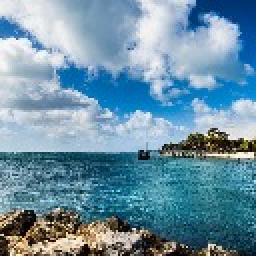
#> input picture 4.Time To First Spike Encoding/view1.jpg, 128 x 128 px (shown 2 times larger)
$ jupyter execute main.ipynb
#> lines starting #> are read from the running program, lines starting #| are printed output that depends on the picture
<h1 align=center style="line-height:200%;font-family:vazir;color:#0099cc">
<font face="vazir" color="#0099cc">
:پروژه ی چهارم
</font>
</h1>
<h1 align=center style="line-height:200%;font-family:vazir;color:#0099cc">
<font face="vazir" color="#0099cc">
کدگذاری عکس
</font>
</h1>
<p dir=rtl style="direction: rtl;text-align: right;line-height:200%;font-family:vazir;font-size:medium">
<font face="vazir" size=4 color="orange">
  عرشیا ربیعی

</font>
</p>
<p dir=rtl style="direction: rtl;text-align: right;line-height:200%;font-family:vazir;font-size:medium">
<font face="vazir" size=4 color="orange">
۶۱۰۳۹۸۱۲۵

</font>
</p>

[cell 1]
import matplotlib.pyplot as plt
import numpy as np
import matplotlib.image as mpimg

[cell 2]
#constants
INFINITY = 1e9
TIME_INTERVAL = 1000

[cell 3]
def rgb2gray(rgb):
    #converts rgb image into gray image
    return np.dot(rgb[...,:3], [0.299, 0.587, 0.144])

[cell 4]
img_rgb = mpimg.imread('view1.jpg')
#> img_rgb is the input picture: shape (128, 128, 3); mean R, G, B 109, 145.8, 165.7
img_gray = rgb2gray(img_rgb)
#> in rgb2gray, `return np.dot(rgb[...,:3], [0.299, 0.587, 0.144])`:
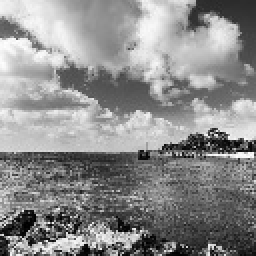
#> returned value: shape (128, 128) float64 (shown 2 times larger); min 0.72, max 257.7, mean 142; drawn with min black and max white
img_gray = img_gray.astype(int)
plt.imshow(img_gray, cmap='gray');

[cell 5]
img_gray

[cell 6]
img_normalized = img_gray / 255.0
tmp = img_normalized*1000
img_normalized = tmp.astype(int) / 1000.0
img_normalized

[cell 7]
img_copy = img_normalized.copy()
ttfs = []
i = 0
ttfs.append(np.zeros((img_normalized.shape[0] , img_normalized.shape[1])))
while img_copy.max() != -INFINITY:
    tmp_max = img_copy.max()
    flat_max_index = img_copy.argmax()
    j = flat_max_index // img_copy.shape[1]
    k = flat_max_index % img_copy.shape[0]
    ttfs[i][j , k] = 1
    img_copy[j,k] = -INFINITY
    if tmp_max != img_copy.max():
        ttfs.append(np.zeros((img_copy.shape[0] , img_copy.shape[1])))
        i += 1
#> this loop made 16384 passes
#> (tmp_max, flat_max_index, j, k) on passes 1 to 12: (1.01, 2690, 21, 2), (1.01, 2946, 23, 2), (1.01, 8818, 68, 114), (1.01, 10102, 78, 118), (1.01, 10108, 78, 124), (1, 2568, 20, 8), (1, 2691, 21, 3), (1, 3969, 31, 1), (1, 3604, 28, 20), (1, 9964, 77, 108), (0.996, 2564, 20, 4), (0.996, 2569, 20, 9)
#> img_copy: shape (128, 128) float64; every value is -1e+09
#> after the loop, i = 258; ttfs = 259 items
ttfs = np.array(ttfs)
ttfs

[cell 8]
time_to_first_spike = TIME_INTERVAL - (tmp * TIME_INTERVAL)
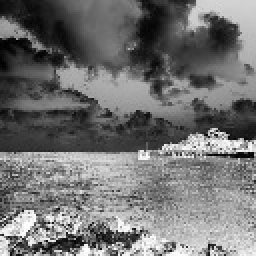
#> time_to_first_spike: shape (128, 128) float64 (shown 2 times larger); min -1006843.1, max 1000, mean -553965.4; drawn with min black and max white
time_to_first_spike.shape
time_to_first_spike.reshape(1,128*128)

[cell 9]
def scatter_array(ttfs):
    ttfs_reshape = ttfs.reshape(ttfs.shape[0] , ttfs.shape[1] * ttfs.shape[2])
    x = []
    y = []
    for i in range(ttfs_reshape.shape[0]):
        for j in range(ttfs_reshape.shape[1]):
            if ttfs_reshape[i , j] == 1:
                x.append(i)
                y.append(j)
#> after the loop, x = 16384 values from 0 to 257
    return x , y

[cell 10]
x , y = scatter_array(ttfs)
#> x = 16384 values from 0 to 257; y = 16384 values, max 16383 at index 16108, min 0 at index 451, mean 8191.5
fig , ax = plt.subplots(1, figsize=(20, 8))
ax.scatter(x , y , s = 8 , color = 'orange')
fig.suptitle('Spikes Raster plot')
ax.set_xlabel('Time[ms]')
ax.set_ylabel('Neuron No.');
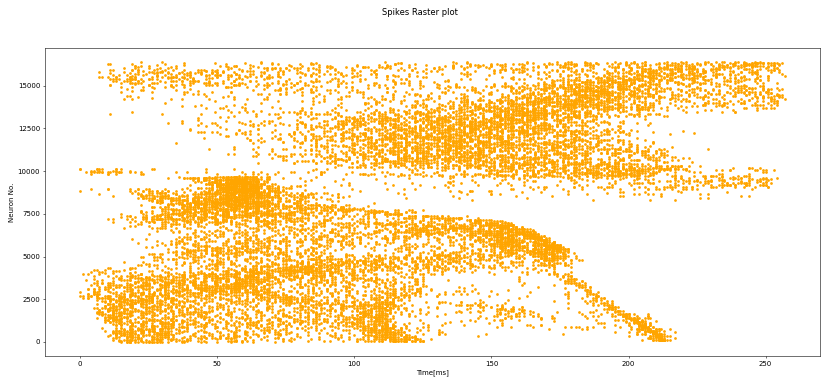
#> figure drawn by matplotlib, 1 panel
